Frame 1 (no input): blank canvas, image omitted
Frame 60 (the mouse pressed at the canvas centre just before this capture): blank canvas, image omitted
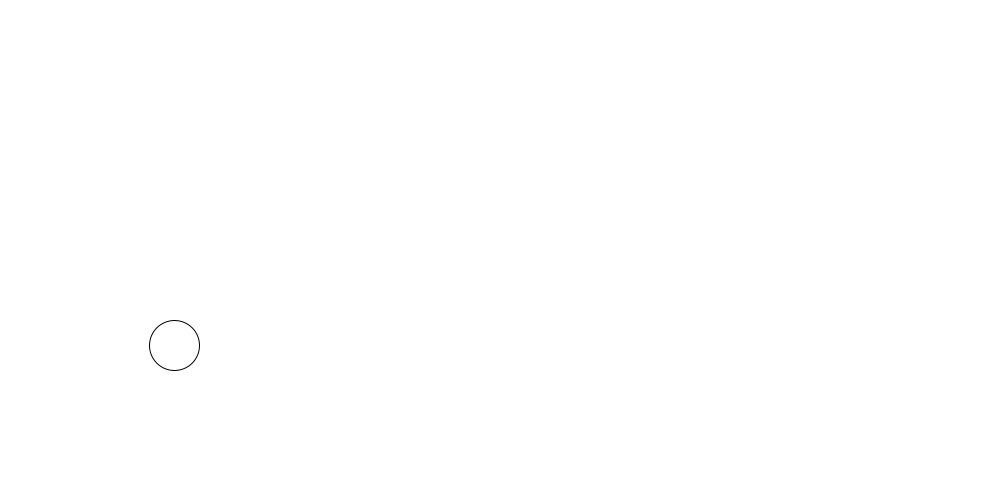
Frame 120 (the mouse held since frame 60 and released just before this capture)

The Processing sketch whose frames 1 and 60 were blank and that drew this single picture after the mouse press (run headless with seeded random() and noise(); from frame 60 on, the mouse is pressed at the canvas centre):

// Processing sketch: Bootcamp_Code_20150812
// ── Bootcamp_Code_20150812.pde
PVector velocity;
PVector position;
PVector gravity;

int jump=20;

void setup(){
  size(1000,500);
  position = new PVector(100,0);
  velocity = new PVector(0,0);
  gravity = new PVector(0,0.5);
}

void draw(){
  background(255);
  position.add(velocity);
  velocity.add(gravity);
  
  if(position.y > height){
    position.y = height;
    velocity.x += 1; 
    velocity.y = -jump;  
  }
  if(position.y == height){
    jump-=1;
  }
  
  if(position.x > width-35){
    velocity.x -= 1;
  }
  if(jump == 0){
    noLoop();
  }
  ellipse(position.x, position.y-25, 50, 50);
}
